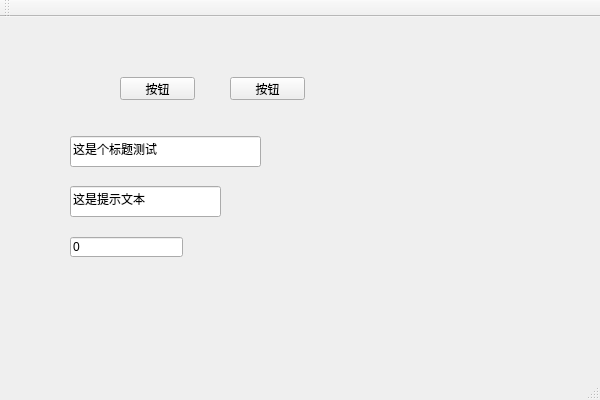
<?xml version="1.0" encoding="UTF-8"?>
<ui version="4.0">
 <class>BTFrameMessageClass</class>
 <widget class="QMainWindow" name="BTFrameMessageClass">
  <property name="geometry">
   <rect>
    <x>0</x>
    <y>0</y>
    <width>600</width>
    <height>400</height>
   </rect>
  </property>
  <property name="windowTitle">
   <string>BTFrameMessage</string>
  </property>
  <widget class="QWidget" name="centralWidget">
   <widget class="QPushButton" name="btn_yes">
    <property name="geometry">
     <rect>
      <x>120</x>
      <y>60</y>
      <width>75</width>
      <height>23</height>
     </rect>
    </property>
    <property name="text">
     <string>按钮</string>
    </property>
   </widget>
   <widget class="QPushButton" name="btn_no">
    <property name="geometry">
     <rect>
      <x>230</x>
      <y>60</y>
      <width>75</width>
      <height>23</height>
     </rect>
    </property>
    <property name="text">
     <string>按钮</string>
    </property>
   </widget>
   <widget class="QLineEdit" name="editTitle">
    <property name="geometry">
     <rect>
      <x>70</x>
      <y>119</y>
      <width>191</width>
      <height>31</height>
     </rect>
    </property>
    <property name="text">
     <string>这是个标题测试 </string>
    </property>
   </widget>
   <widget class="QLineEdit" name="editContent">
    <property name="geometry">
     <rect>
      <x>70</x>
      <y>169</y>
      <width>151</width>
      <height>31</height>
     </rect>
    </property>
    <property name="text">
     <string>这是提示文本</string>
    </property>
   </widget>
   <widget class="QLineEdit" name="editOK">
    <property name="geometry">
     <rect>
      <x>70</x>
      <y>220</y>
      <width>113</width>
      <height>20</height>
     </rect>
    </property>
    <property name="text">
     <string>0</string>
    </property>
   </widget>
  </widget>
  <widget class="QMenuBar" name="menuBar">
   <property name="geometry">
    <rect>
     <x>0</x>
     <y>0</y>
     <width>600</width>
     <height>23</height>
    </rect>
   </property>
  </widget>
  <widget class="QToolBar" name="mainToolBar">
   <attribute name="toolBarArea">
    <enum>TopToolBarArea</enum>
   </attribute>
   <attribute name="toolBarBreak">
    <bool>false</bool>
   </attribute>
  </widget>
  <widget class="QStatusBar" name="statusBar"/>
 </widget>
 <layoutdefault spacing="6" margin="11"/>
 <resources>
  <include location="BTFrameMessage.qrc"/>
 </resources>
 <connections/>
</ui>
